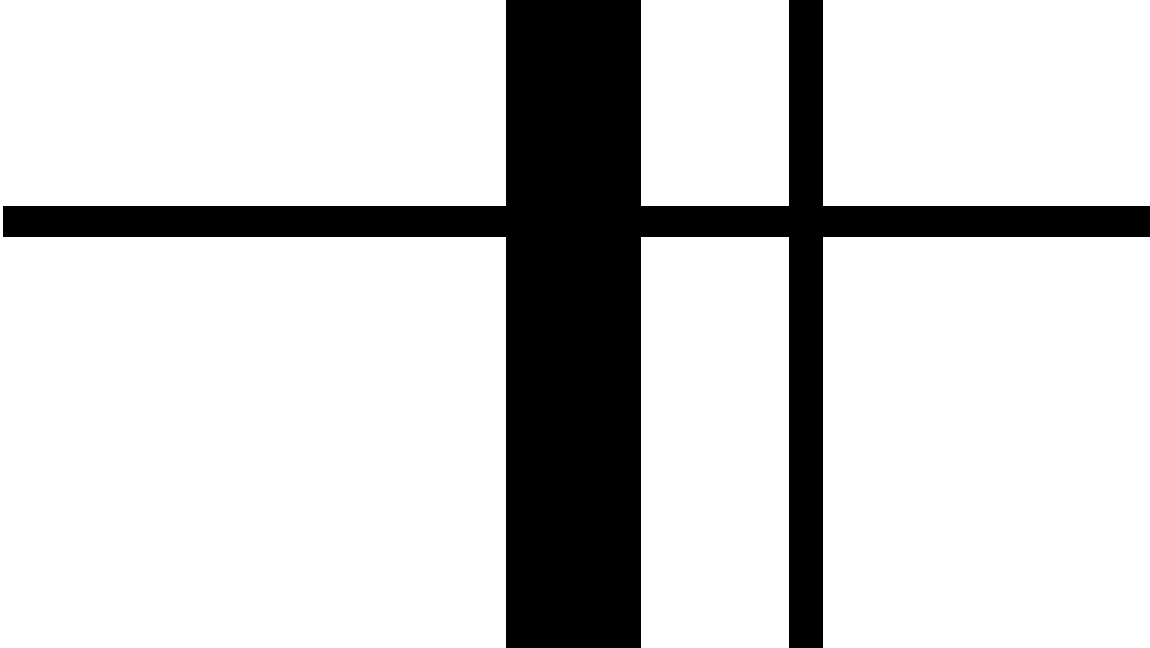
#> input picture testimage.png, 1150 x 648 px
$ python middleline.py
#> lines starting #> are read from the running program, lines starting #| are printed output that depends on the picture; after the words box and inside, x2 and y2 are one past the last pixel; in counts of white or black regions, pixels touching at a corner belong together
"""
I bit this code from geeksforgeeks.com
https://www.geeksforgeeks.org/line-detection-python-opencv-houghline-method/
"""


# Python program to illustrate HoughLine
# method for line detection
import cv2
import numpy as np


"""I need to make this into a function so that I can call it from the drone. Eventually, I need to make it so that it can see the centre of the main line."""
img = cv2.imread('testimage.png')
#> img is the input picture: shape (648, 1150, 3); 81.2% white; 1 black region, box (x1, y1, x2, y2) and area: (3, 0, 1150, 648) 139830
points = []

def line_detection(img):
    # Reading the required image in
    # which operations are to be done.
    # Make sure that the image is in the same
    # directory in which this python program is

    # Convert the img to grayscale
    gray = cv2.cvtColor(img, cv2.COLOR_BGR2GRAY)

    # Apply edge detection method on the image
    edges = cv2.Canny(gray, 50, 150, apertureSize=3)
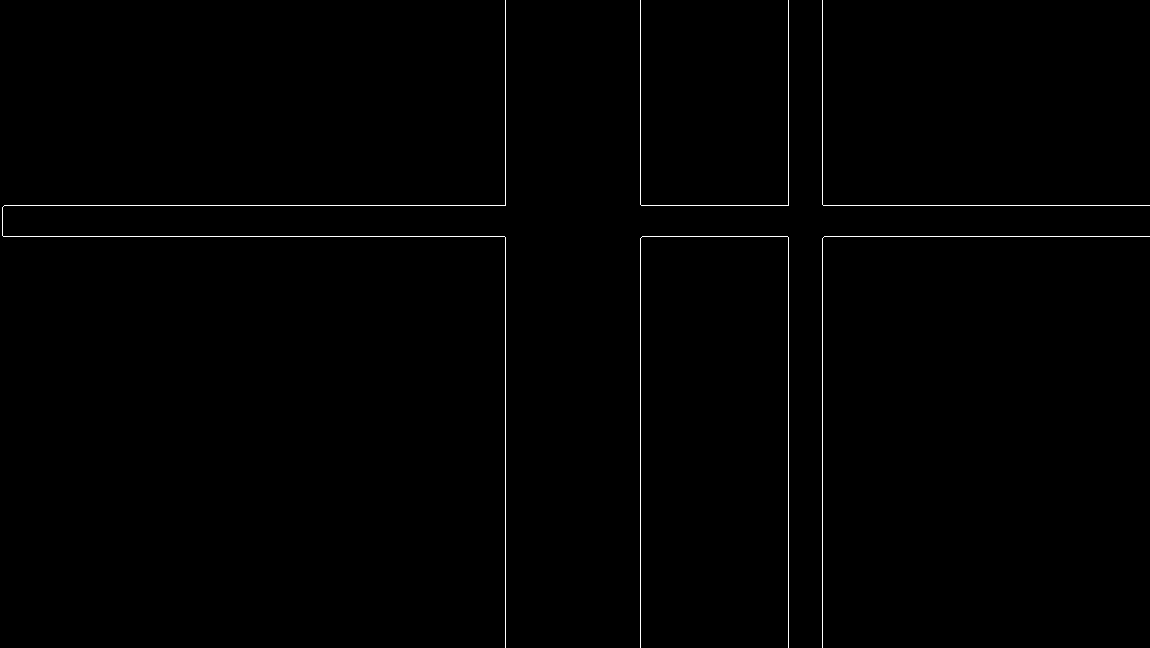
#> edges: shape (648, 1150); 0.6% white in thin lines or dots

    # This returns an array of r and theta values
    lines = cv2.HoughLines(edges, 1, np.pi/180, 200)
#> lines = [[205, 1.57], [236, 1.57], [505, 0], [788, 0], [640, 0], [822, 0]]


    # The below for loop runs till r and theta values
    # are in the range of the 2d array
    for r_theta in lines:

        arr = np.array(r_theta[0], dtype=np.float64)
        r, theta = arr
        # Stores the value of cos(theta) in a
        a = np.cos(theta)

        # Stores the value of sin(theta) in b
        b = np.sin(theta)

        # x0 stores the value rcos(theta)
        x0 = a*r

        # y0 stores the value rsin(theta)
        y0 = b*r

        # x1 stores the rounded off value of (rcos(theta)-1000sin(theta))
        x1 = int(x0 + 1000*(-b))

        # y1 stores the rounded off value of (rsin(theta)+1000cos(theta))
        y1 = int(y0 + 1000*(a))

        # x2 stores the rounded off value of (rcos(theta)+1000sin(theta))
        x2 = int(x0 - 1000*(-b))

        # y2 stores the rounded off value of (rsin(theta)-1000cos(theta))
        y2 = int(y0 - 1000*(a))
        points.extend([x1, y1, x2, y2])
        # cv2.line draws a line in img from the point(x1,y1) to (x2,y2).
        # (0,0,255) denotes the colour of the line to be
        # drawn. In this case, it is red.
        cv2.line(img, (x1, y1), (x2, y2), (0, 0, 255), 2)
#> this loop made 6 passes
#> (r, theta, a, b, x0, y0, x1, y1) on passes 1 to 6: (205, 1.57, -4.37e-08, 1, -8.96e-06, 205, -1000, 204), (236, 1.57, -4.37e-08, 1, -1.03e-05, 236, -1000, 235), (505, 0, 1, 0, 505, 0, 505, 1000), (788, 0, 1, 0, 788, 0, 788, 1000), (640, 0, 1, 0, 640, 0, 640, 1000), (822, 0, 1, 0, 822, 0, 822, 1000)
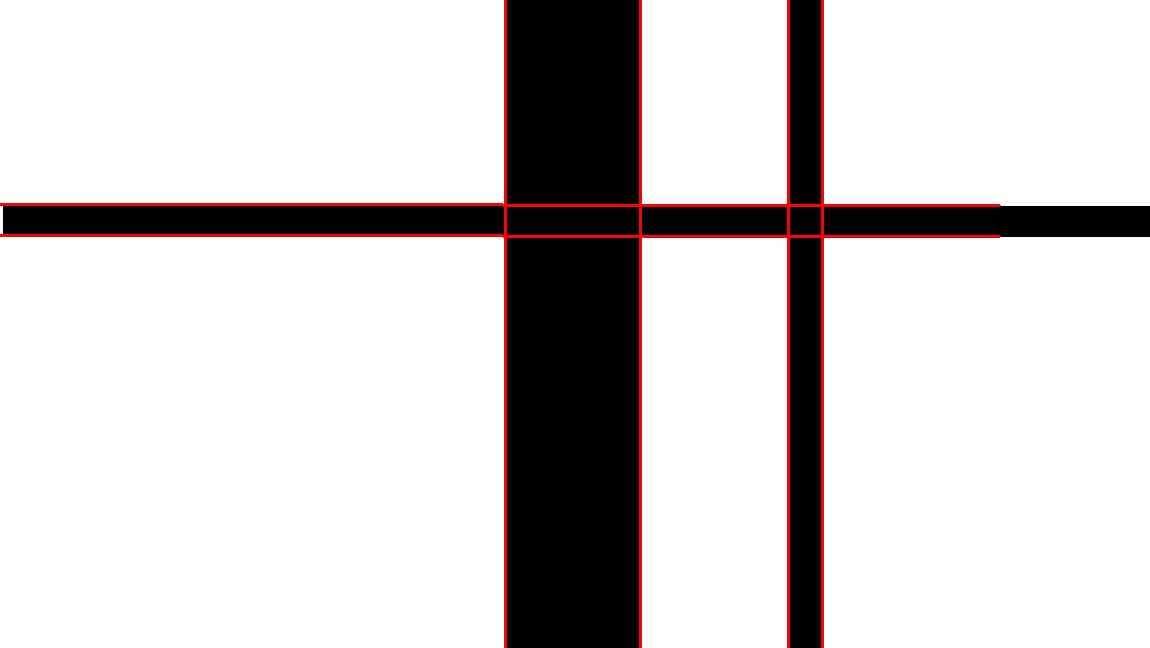
#> img: shape (648, 1150, 3); 1.84% of pixels changed, all inside (x1, y1, x2, y2) = (0, 0, 1001, 648)
#> after the loop, points = [-1000, 204, 999, 205, -1000, 235, 999, 236, 505, 1000, 505, -1000, 788, 1000, 788, -1000, 640, 1000, 640, -1000, 822, 1000, 822, -1000]
#| [-1000, 204, 999, 205, -1000, 235, 999, 236, 505, 1000, 505, -1000, 788, 1000, 788, -1000, 640, 1000, 640, -1000, 822, 1000, 822, -1000]


    # All the changes made in the input image are finally
    # written on a new image houghlines.jpg
    cv2.imwrite('linesDetected.jpg', img)
    return print("success")
"""Now I need to find the largest line"""

def largest_line(points):
    """The strategy is to determine if each line is horizontal or vertical"""
    d = len(points)
#> d = 24
    print(d)
#| 24
    e = d/8
#> e = 3
    print(e)
#| 3.0
    print(int(e))
#| 3
    f = int(e)
#> f = 3
    width = []
    for i in f:
        """1 is horizontal, 2 is vertical. I am mostly looking for vertical lines, but I need the direction"""
        direction = 1
        if points[i * 8] == -1000:
            direction = 1

        else:
            direction = 2

        if direction == 1:
            width.extend(abs(points[(i * 8) + 1] - points[(i*8)+5]))
        else:
            width.extend(abs(points[(i * 8)] - points[(i*8)+4]))
#> this loop made 0 passes
#> after the loop, width = []


    return width

line_detection(img)
print(points)
#> (the run stopped early here; a loop or call above may not have finished)
